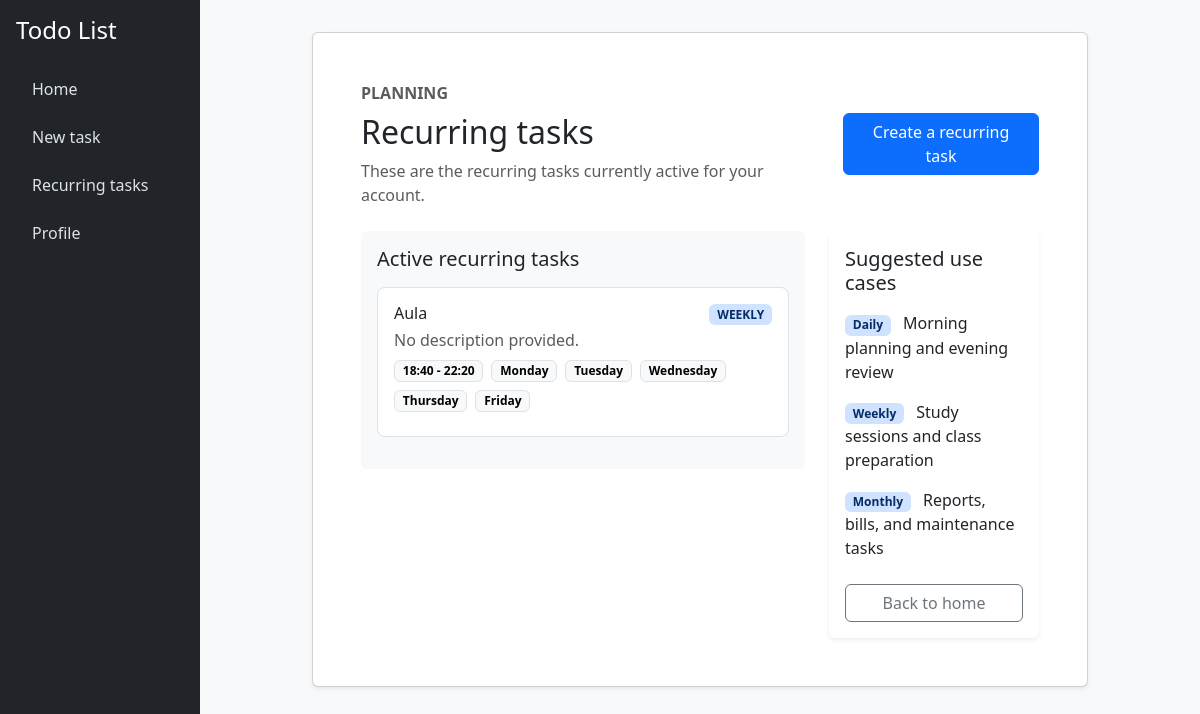
The app's page /recurring_tasks (signed in), older data.
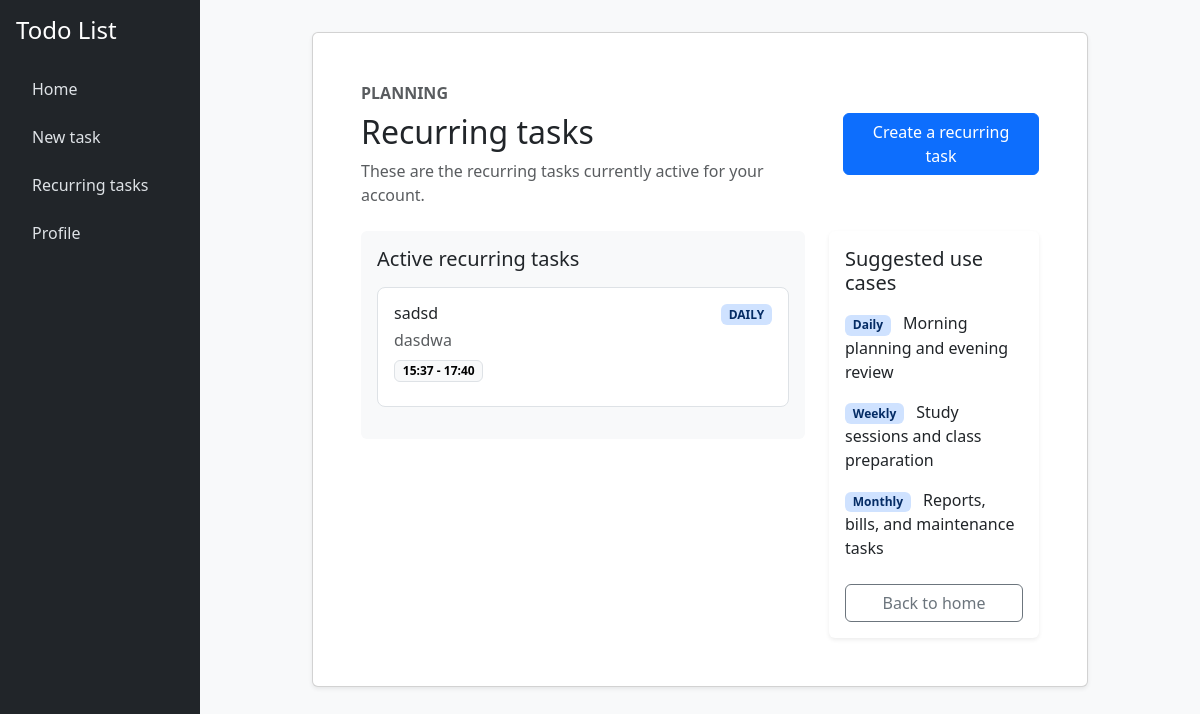
The same page, newer data.
### tables this page shows
CREATE TABLE recurrent_tasks (
    id INTEGER PRIMARY KEY AUTOINCREMENT,
    user_id INTEGER NOT NULL,
    title TEXT NOT NULL,
    description TEXT,
    start_time TEXT NOT NULL,
    end_time TEXT NOT NULL,
    recurrency TEXT NOT NULL,
    days TEXT NOT NULL
);

### app.py (the view, shortened to what this page needs)
@app.route("/recurring_tasks", methods=["GET", "POST"])
@login_required
def recurring_tasks():
    recurring_tasks_rows = db.execute(
        "SELECT id, title, description, start_time, end_time, recurrency, days FROM recurrent_tasks WHERE user_id = ? ORDER BY start_time ASC"  ,
        session["user_id"],
    )
    for task in recurring_tasks_rows:
        task["days"] = [day.strip().title() for day in task["days"].split(" ") if day.strip()]
    if request.method == "GET":
        return render_template(
            "recurring_tasks.html",
            recurring_tasks=recurring_tasks_rows,
        )

### app.py (called while the page is built)
@app.after_request
def after_request(response):
    response.headers["Cache-Control"] = "no-cache, no-store, must-revalidate"
    response.headers["Expires"] = 0
    response.headers["Pragma"] = "no-cache"
    return response

### helpers.py (called while the page is built)
def login_required(f):
    @wraps(f)
    def decorated_function(*args, **kwargs):
        if session.get("user_id") is None:
            return redirect("/login")
        return f(*args, **kwargs)
    return decorated_function

### templates/recurring_tasks.html (shortened to what this page needs)
{% extends "layout.html" %}
{% block content %}
<div class="row justify-content-center">
    <div class="col-lg-10">
        <div class="card shadow-sm mb-4">
            <div class="card-body p-4 p-md-5">
                <div class="d-flex flex-column flex-md-row justify-content-between align-items-md-center gap-3 mb-4">
                    <div>
                        <p class="text-uppercase text-muted fw-semibold mb-2">Planning</p>
                        <h2 class="mb-2">Recurring tasks</h2>
                        <p class="text-muted mb-0">These are the recurring tasks currently active for your account.</p>
                    </div>
                    <a href="{{ url_for('new_task') }}" class="btn btn-primary">Create a recurring task</a>
                </div>
                <div class="row g-4 align-items-start">
                    <div class="col-lg-8">
                        <div class="card border-0 bg-body-tertiary h-100">
                            <div class="card-body" style="overflow: auto; max-height: 500px;">
                                <h5 class="card-title mb-3">Active recurring tasks</h5>
                                {% for task in recurring_tasks %}
                                    <div class="border rounded-3 p-3 mb-3 bg-white recurring-task" data-task-index="{{ loop.index0 }}" data-task-id="{{ task.id }}">
                                        <div class="d-flex justify-content-between align-items-start gap-3 mb-2">
                                            <div>
                                                <h6 class="mb-1">{{ task.title }}</h6>
                                                <p class="text-muted mb-0">{{ task.description or 'No description provided.' }}</p>
                                            </div>
                                            <span class="badge bg-primary-subtle text-primary-emphasis text-uppercase">{{ task.recurrency }}</span>
                                        </div>
                                        <div class="d-flex flex-wrap gap-2 mb-2">
                                            <span class="badge text-bg-light border">{{ task.start_time }} - {{ task.end_time }}</span>
                                            {% for day in task.days %}
                                                <span class="badge text-bg-light border">{{ day }}</span>
                                            {% endfor %}
                                        </div>
                                    </div>
                                {% else %}
                                    <div class="text-center py-5">
                                        <h5 class="mb-2">No active recurring tasks yet</h5>
                                        <p class="text-muted mb-4">Create a recurring task to have it appear here.</p>
                                        <a href="{{ url_for('new_task', recurring=True) }}" class="btn btn-primary">Create recurring task</a>
                                    </div>
                                {% endfor %}
                            </div>
                        </div>
                    </div>
                    <div class="col-lg-4">
                        <div class="card border-0 shadow-sm h-100">
                            <div class="card-body">
                                <h5 class="card-title mb-3">Suggested use cases</h5>
                                <ul class="list-unstyled mb-4">
                                    <li class="mb-3">
                                        <span class="badge bg-primary-subtle text-primary-emphasis me-2">Daily</span>
                                        Morning planning and evening review
                                    </li>
                                    <li class="mb-3">
                                        <span class="badge bg-primary-subtle text-primary-emphasis me-2">Weekly</span>
                                        Study sessions and class preparation
                                    </li>
                                    <li class="mb-3">
                                        <span class="badge bg-primary-subtle text-primary-emphasis me-2">Monthly</span>
                                        Reports, bills, and maintenance tasks
                                    </li>
                                </ul>
                                <div class="d-flex flex-column gap-2">
                                    <a href="{{ url_for('index') }}" class="btn btn-outline-secondary">Back to home</a>
                                </div>
                            </div>
                        </div>
                    </div>
                </div>
            </div>
        </div>
    </div>
</div>
{% endblock %}

### templates/layout.html (shortened to what this page needs)
<!doctype html>
<html lang="en">
    <head>
        <link href="https://cdn.jsdelivr.net/npm/bootstrap@5.3.3/dist/css/bootstrap.min.css" rel="stylesheet">
    </head>
    <body>
        <div class="container-fluid">
            <div class="row">
                <nav class="col-md-3 col-lg-2 d-flex flex-column p-3 sidebar">
                    <h4 class="mb-4">Todo List</h4>
                    <ul class="nav nav-pills flex-column">
                        <li class="nav-item mb-2">
                            <a class="nav-link" href="{{ url_for('index') }}">Home</a>
                        </li>
                        <li class="nav-item mb-2">
                            <a class="nav-link" href="{{ url_for('new_task') }}">New task</a>
                        </li>
                        <li class="nav-item mb-2">
                            <a class="nav-link" href="{{ url_for('recurring_tasks') }}">Recurring tasks</a>
                        </li>
                        <li class="nav-item mb-2">
                            <a class="nav-link" href="{{ url_for('profile') }}">Profile</a>
                        </li>
                    </ul>
                </nav>
                <main class="col-md-9 col-lg-10 content">
                    {% block content %}{% endblock %}
                </main>
            </div>
        </div>
    </body>
</html>

### templates/layout.html (style rules this page uses)
body { min-height: 100vh; background-color: #f8f9fa; }
.sidebar { min-height: 100vh; background-color: #212529; color: white; }
.sidebar a { color: #dee2e6; text-decoration: none; }
.content { padding: 2rem; }

Row changes from the older to the newer data that the page shows:
removed recurrent_tasks: title "Aula", description "No description provided.", recurrency "WEEKLY", start_time "18:40", end_time "22:20", days "Monday" "Tuesday" "Wednesday" "Thursday" "Friday"
added recurrent_tasks: title "sadsd", description "dasdwa", recurrency "DAILY", start_time "15:37", end_time "17:40"
